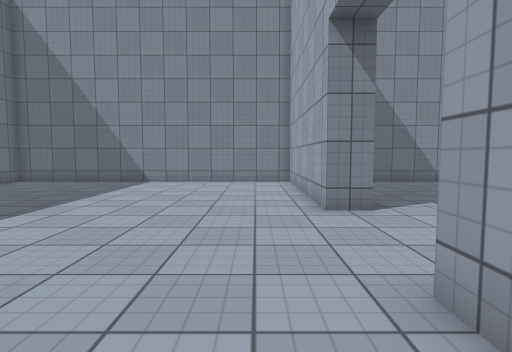
[1] (above)

16 first-person views from a walk through a Unity game level. The camera is 1.2 m above the floor, tilts 4° down and sees 80° across. Doors are open. The floor is counted in squares, 1 m on a side. Each view is taken from the middle of a square. On the plan, view 1 faces up. The plan holds only what a view shows up to about 13 squares ahead; the rest is blank. The place goes on beyond the plan. The player character is not drawn. Surface patterns are stand-ins for the level's own textures.

[2]
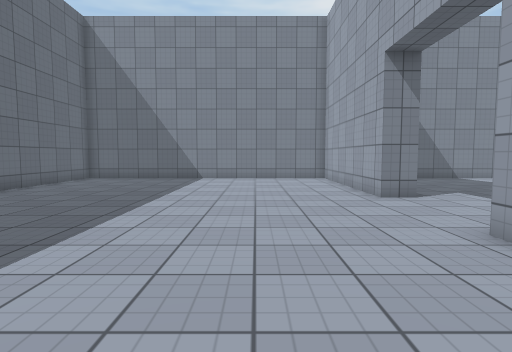

[3]
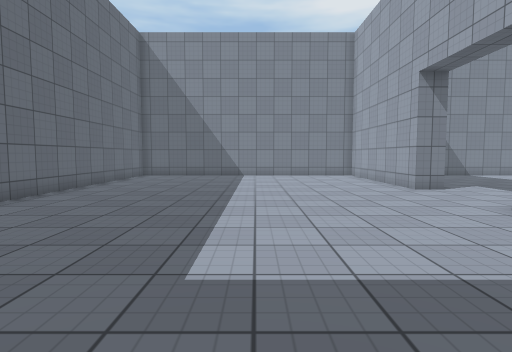

[4]
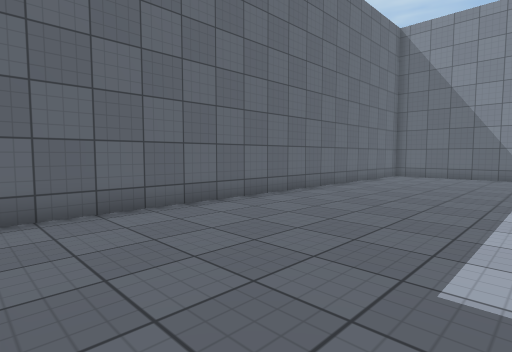

[5]
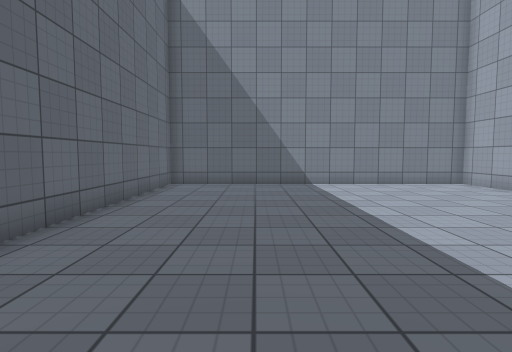

[6]
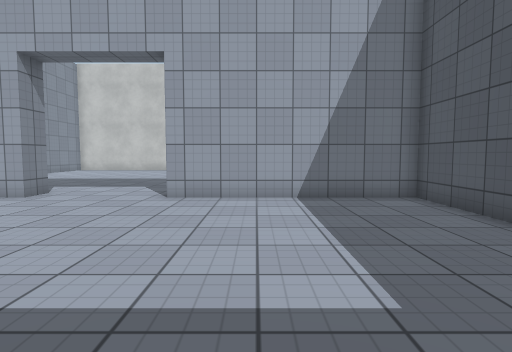

[7]
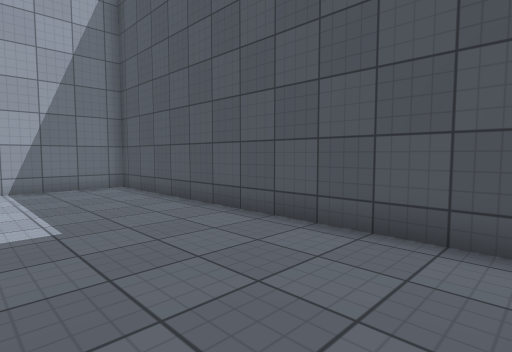

[8]
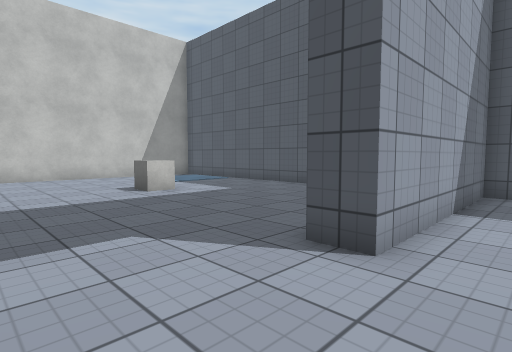

[9]
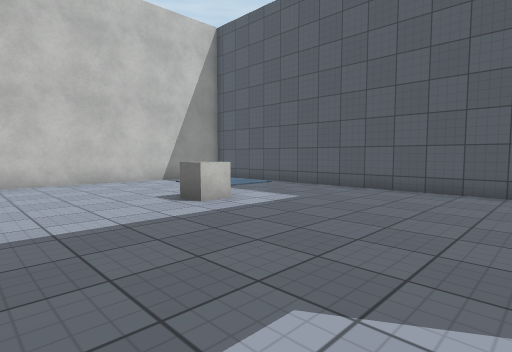

[10]
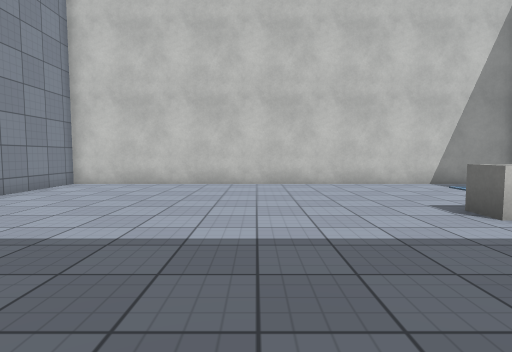

[11]
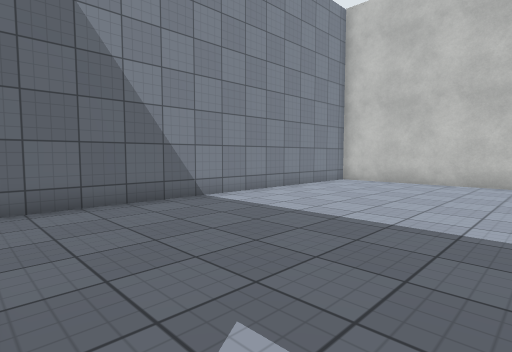

[12]
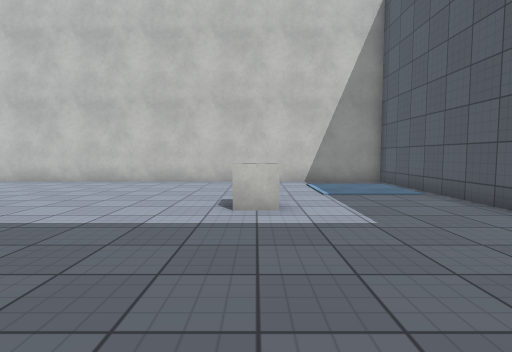

[13]
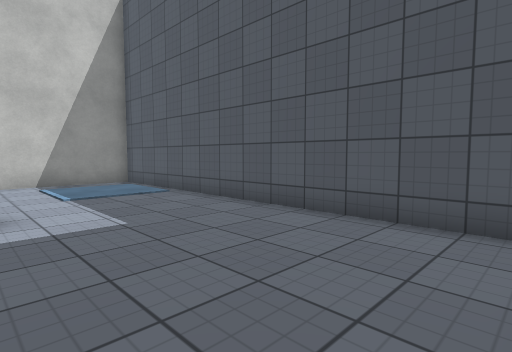

[14]
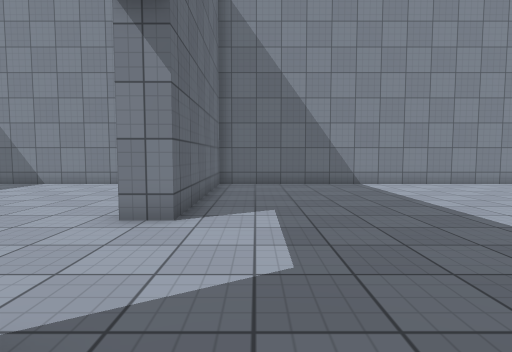

[15]
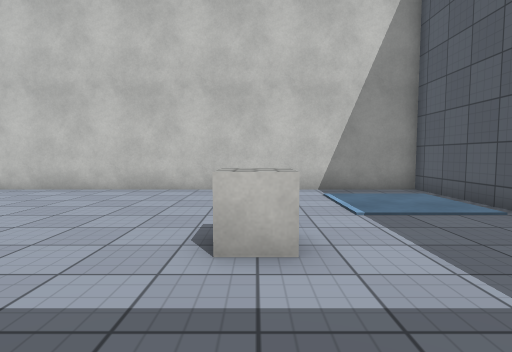

[16]
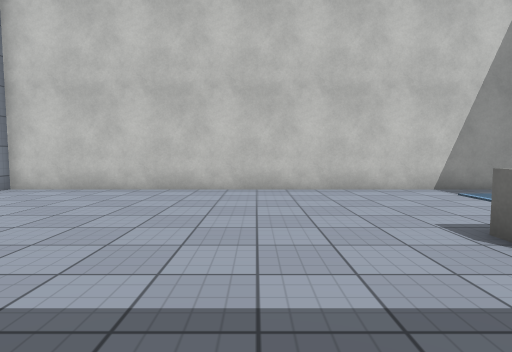

### Floor plan
Points are (right, up) in squares from view 1. A wall is a line through its corners. A room is listed if a view was taken in it or the views show most of it. See-through windows are left out.
Room 1 (views 1, 2, 3, 4, 5, 6, 7, 8)
walls: (1.5, 6.5) (1.5, 13.5) (-10.5, 13.5) (-10.5, -3.5); (-9.8, -4.5) (1.5, -4.5) (1.5, 2.5)
ways out: open door at (2, 4.5) to room 2
Room 2 (views 9, 10, 11, 12, 13, 14, 15, 16)
walls: (3.4, -4.5) (16.5, -4.5) (16.5, 13.5) (2.5, 13.5) (2.5, 6.5)
ways out: open door at (2, 4.5) to room 1
objects: other object (10, 1)

Where each view was taken, in squares from view 1:
view 1: 0 up, 0 right, facing up
view 2: 2 down, 2 left, facing up
view 3: 4 down, 4 left, facing up
view 4: 4 down, 4 left, facing up-left
view 5: 1 up, 7 left, facing up
view 6: 0 up, 7 left, facing right
view 7: 0 up, 10 left, facing down-right
view 8: 6 up, 0 right, facing down-right
view 9: 6 up, 3 right, facing down-right
view 10: 6 up, 4 right, facing right
view 11: 6 up, 3 right, facing up-right
view 12: 1 up, 3 right, facing right
view 13: 1 up, 3 right, facing down-right
view 14: 1 up, 4 right, facing up
view 15: 1 up, 6 right, facing right
view 16: 5 up, 6 right, facing right
